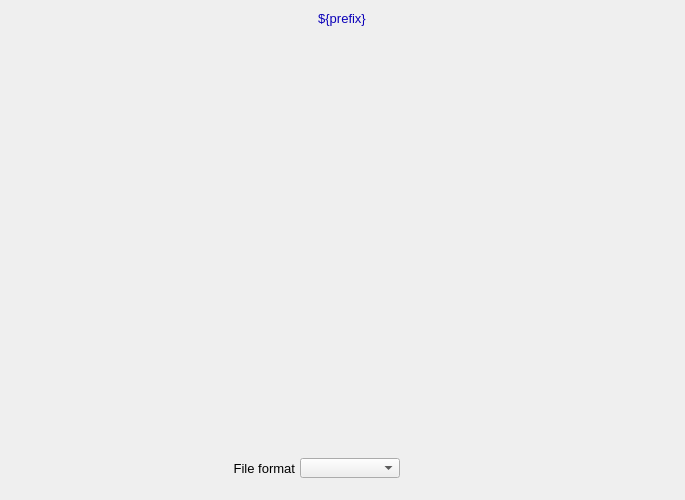
<?xml version="1.0" ?>
<ui version="4.0">
  <class>Dialog</class>
  <widget class="QWidget" name="screen">
    <property name="geometry">
      <rect>
        <x>558</x>
        <y>129</y>
        <width>685</width>
        <height>500</height>
      </rect>
    </property>
    <property name="styleSheet">
      <string notr="true">QWidget#screen {
  color: rgb(0, 0, 0);
  background-color: rgb(187, 187, 187);
  }</string>
    </property>
    <property name="windowTitle">
      <string>NDFile</string>
    </property>
    <widget class="PyDMFrame" name="composite">
      <property name="geometry">
        <rect>
          <x>162</x>
          <y>5</y>
          <width>360</width>
          <height>26</height>
        </rect>
      </property>
      <widget class="PyDMDrawingRectangle" name="rectangle">
        <property name="geometry">
          <rect>
            <x>0</x>
            <y>0</y>
            <width>360</width>
            <height>26</height>
          </rect>
        </property>
        <property name="brush" stdset="0">
          <brush brushstyle="SolidPattern">
            <color alpha="255">
              <red>218</red>
              <green>218</green>
              <blue>218</blue>
            </color>
          </brush>
        </property>
        <property name="penStyle" stdset="0">
          <enum>Qt::SolidLine</enum>
        </property>
        <property name="penColor" stdset="0">
          <color>
            <red>218</red>
            <green>218</green>
            <blue>218</blue>
          </color>
        </property>
        <property name="penWidth" stdset="0">
          <double>0</double>
        </property>
        <property name="penCapStyle" stdset="0">
          <enum>Qt::FlatCap</enum>
        </property>
        <property name="toolTip">
          <string>rectangle</string>
        </property>
      </widget>
      <widget class="QLabel" name="text">
        <property name="geometry">
          <rect>
            <x>72</x>
            <y>1</y>
            <width>216</width>
            <height>25</height>
          </rect>
        </property>
        <property name="text">
          <string>${prefix}</string>
        </property>
        <property name="font" stdset="0">
          <font>
            <pointsize>10</pointsize>
          </font>
        </property>
        <property name="brush" stdset="0">
          <brush brushstyle="SolidPattern">
            <color alpha="255">
              <red>10</red>
              <green>0</green>
              <blue>184</blue>
            </color>
          </brush>
        </property>
        <property name="toolTip">
          <string>text</string>
        </property>
        <property name="alignment">
          <set>Qt::AlignCenter</set>
        </property>
        <property name="styleSheet">
          <string notr="true">QLabel#text {
  color: rgb(10, 0, 184);
  }</string>
        </property>
      </widget>
    </widget>
    <widget class="PyDMFrame" name="composite_1">
      <property name="geometry">
        <rect>
          <x>185</x>
          <y>458</y>
          <width>300</width>
          <height>20</height>
        </rect>
      </property>
      <widget class="QLabel" name="text_1">
        <property name="geometry">
          <rect>
            <x>0</x>
            <y>0</y>
            <width>110</width>
            <height>20</height>
          </rect>
        </property>
        <property name="text">
          <string>File format</string>
        </property>
        <property name="font" stdset="0">
          <font>
            <pointsize>10</pointsize>
          </font>
        </property>
        <property name="brush" stdset="0">
          <brush brushstyle="SolidPattern">
            <color alpha="255">
              <red>0</red>
              <green>0</green>
              <blue>0</blue>
            </color>
          </brush>
        </property>
        <property name="toolTip">
          <string>text_1</string>
        </property>
        <property name="alignment">
          <set>Qt::AlignRight|Qt::AlignTrailing|Qt::AlignVCenter</set>
        </property>
        <property name="styleSheet">
          <string notr="true">QLabel#text_1 {
  color: rgb(0, 0, 0);
  }</string>
        </property>
      </widget>
      <widget class="PyDMLabel" name="text_update">
        <property name="geometry">
          <rect>
            <x>220</x>
            <y>1</y>
            <width>80</width>
            <height>18</height>
          </rect>
        </property>
        <property name="toolTip">
          <string>PV: ${prefix}FileFormat_RBV</string>
        </property>
        <property name="channel" stdset="0">
          <string>ca://${prefix}FileFormat_RBV</string>
        </property>
        <property name="font" stdset="0">
          <font>
            <pointsize>10</pointsize>
          </font>
        </property>
        <property name="alignment">
          <set>Qt::AlignLeading|Qt::AlignLeft|Qt::AlignVCenter</set>
        </property>
        <property name="textInteractionFlags">
          <set>Qt::TextSelectableByKeyboard|Qt::TextSelectableByMouse</set>
        </property>
        <property name="styleSheet">
          <string notr="true">PyDMLabel#text_update {
  color: rgb(10, 0, 184);
  background-color: rgb(187, 187, 187);
  }</string>
        </property>
      </widget>
      <widget class="PyDMEnumComboBox" name="menu">
        <property name="geometry">
          <rect>
            <x>115</x>
            <y>0</y>
            <width>100</width>
            <height>20</height>
          </rect>
        </property>
        <property name="toolTip">
          <string>${prefix}FileFormat</string>
        </property>
        <property name="channel" stdset="0">
          <string>ca://${prefix}FileFormat</string>
        </property>
        <property name="font" stdset="0">
          <font>
            <pointsize>10</pointsize>
          </font>
        </property>
        <property name="styleSheet">
          <string notr="true">PyDMEnumComboBox#menu {
  color: rgb(0, 0, 0);
  background-color: rgb(115, 223, 255);
  }</string>
        </property>
      </widget>
    </widget>
    <widget class="PyDMEmbeddedDisplay" name="composite_2">
      <property name="geometry">
        <rect>
          <x>5</x>
          <y>40</y>
          <width>675</width>
          <height>405</height>
        </rect>
      </property>
      <property name="toolTip">
        <string>composite_2</string>
      </property>
      <property name="filename" stdset="0">
        <string>FileBase_V22.ui</string>
      </property>
    </widget>
  </widget>
  <customwidgets>
    <customwidget>
      <class>PyDMFrame</class>
      <extends>QFrame</extends>
      <header>pydm.widgets.frame</header>
    </customwidget>
    <customwidget>
      <class>PyDMDrawingRectangle</class>
      <extends>QWidget</extends>
      <header>pydm.widgets.drawing</header>
    </customwidget>
    <customwidget>
      <class>PyDMLabel</class>
      <extends>QLabel</extends>
      <header>pydm.widgets.label</header>
    </customwidget>
    <customwidget>
      <class>PyDMEnumComboBox</class>
      <extends>QComboBox</extends>
      <header>pydm.widgets.enum_combo_box</header>
    </customwidget>
    <customwidget>
      <class>PyDMEmbeddedDisplay</class>
      <extends>QFrame</extends>
      <header>pydm.widgets.embedded_display</header>
    </customwidget>
  </customwidgets>
</ui>
